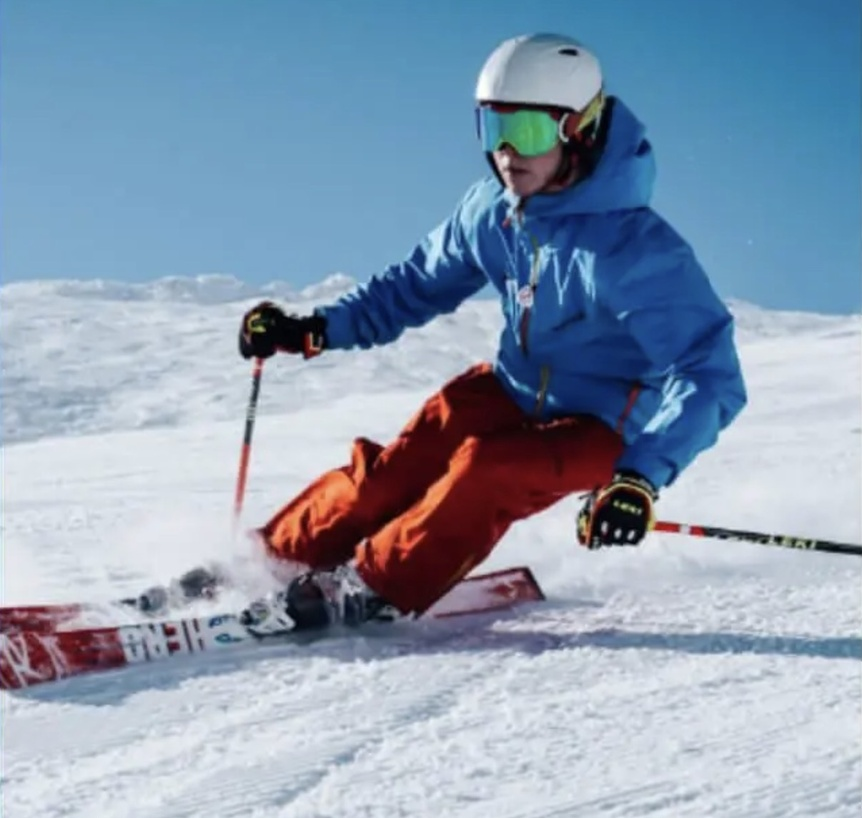
#> input picture src/TUTs/w4/1.sharp_mblur/tst2.jpg, 862 x 818 px, shrunk from 1206 x 1144 before the run
$ python main.py
#> lines starting #> are read from the running program, lines starting #| are printed output that depends on the picture
#> further down, img is the input picture: shape (818, 862, 3); mean B, G, R 178.5, 157.2, 138.5
import cv2
import numpy as np
# 任务: 给图片分别实现'锐化' & '运动模糊'

def sharpening(img):
    # INSERT YOUR CODE HERE
    # 创建一个 '锐化'的过滤器 (二维卷积小模版)
    sharpen_kernel = np.array([[-1,-1,-1],
                                [-1,9,-1],
                                [-1,-1,-1]]);
    # 既然都有'锐化'的过滤器了, 那么我们直接用cv2.filter2D()来应用这个'过滤器'(二维卷积)不就完了
    output = cv2.filter2D(img,-1, sharpen_kernel); # 这里的'-1'指代的是'图像深度', -1 表示 '和输入原图'一样
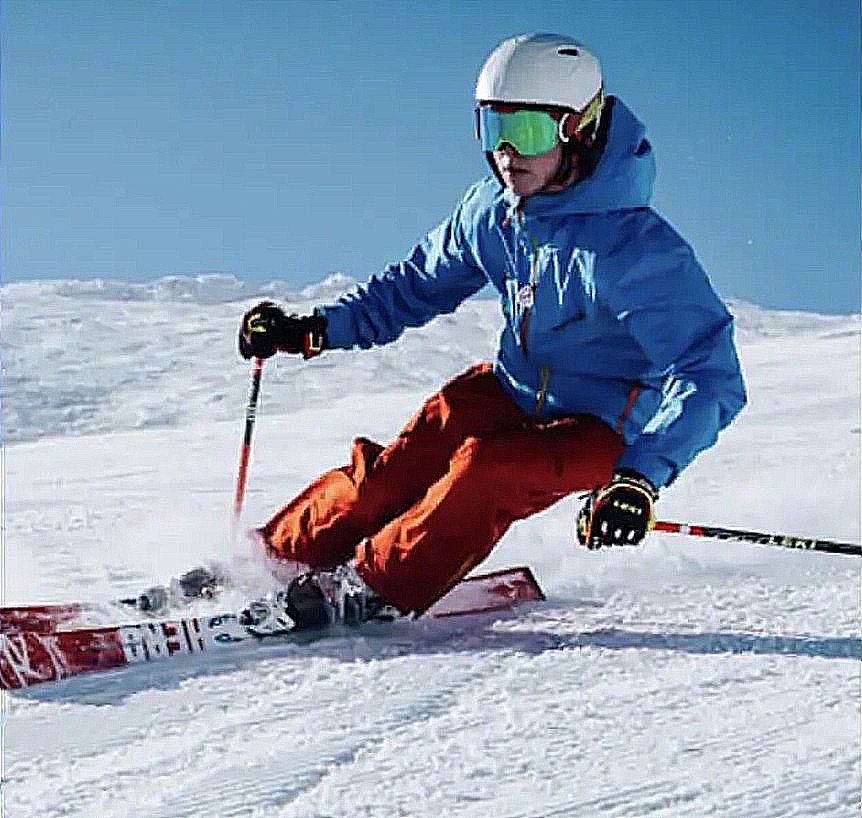
#> output: shape (818, 862, 3); mean B, G, R 178.6, 157.4, 138.7
    return output;
    pass


def motion_blur(img):
    # INSERT YOUR CODE HERE
    # 和锐化的思路类似, 我们直接手搓一个'运动模糊'卷积核(过滤器)
    """
    运动模糊一般是'只有一个方向'的, 要么水平, 要么竖直
    这里给出一个'水平运动'模糊的卷积模版
    [ 0    0    0    0    0  ]
    [ 11   11   11   11   11 ]
    [ 0    0    0    0    0  ]
    对应的创建代码如下
    """
    size = 21
    motion_blur_kernel = np.zeros((size, size))
    motion_blur_kernel[size // 2, :] = 1.0          # 中间一行全是 1
    motion_blur_kernel /= size                      # 归一化 → 每个 0.2

    blured_img = cv2.filter2D(img,-1, motion_blur_kernel);
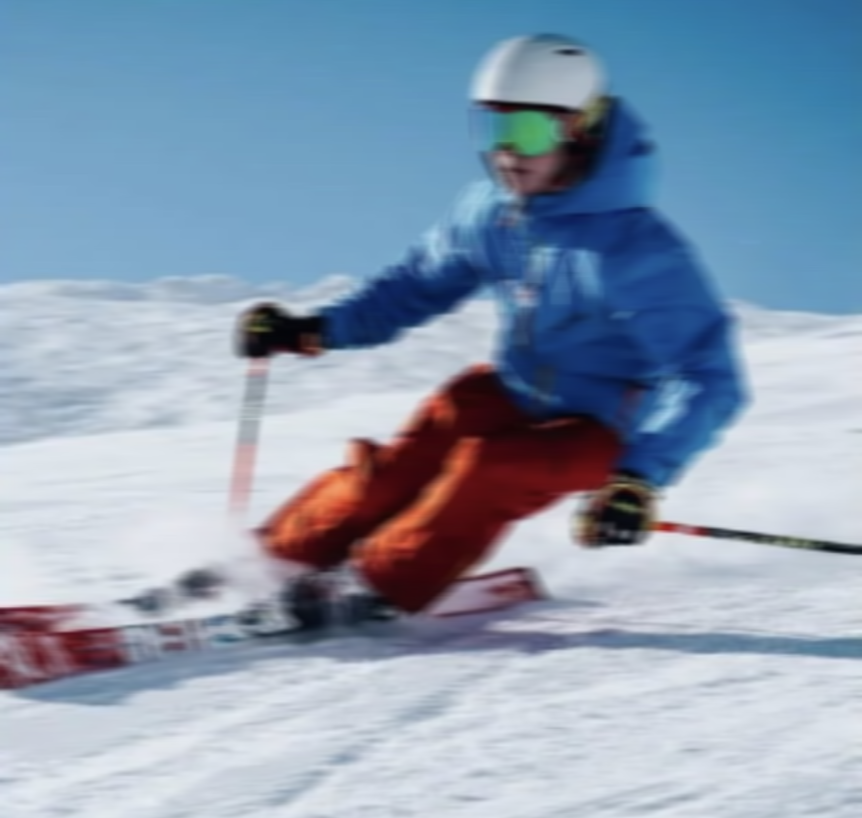
#> blured_img: shape (818, 862, 3); mean B, G, R 178.5, 157.2, 138.5
    return blured_img;
    pass


if __name__ == "__main__":
    img = cv2.imread("tst2.jpg")
    sharp_copy = img.copy();
    blur_copy = img.copy();
    result1 = sharpening(sharp_copy)
    result2 = motion_blur(blur_copy)

    cv2.imshow('original', img)
    cv2.imshow('sharpening', result1)
    cv2.imshow('motion blur', result2)
    cv2.waitKey(0)
